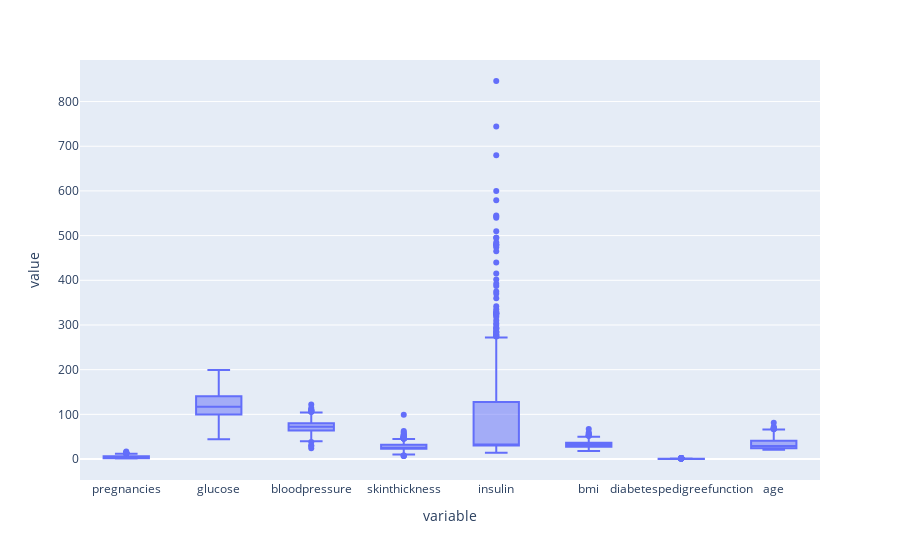

Source (notebook cell):
### Code cell
# Построить распределение для всех числовых переменных
figure = px.box(X)
figure.show()

### Figure 1 — Plotly figure (JSON) as saved in the notebook; plotly's stock layout.template omitted (floating-point values rounded to 4 significant figures; data arrays with more than 128 entries replaced by an {"elided": "..."} marker saying what was removed)
{"data": [{"alignmentgroup": "True", "hovertemplate": "variable=%{x}<br>value=%{y}<extra></extra>", "legendgroup": "", "marker": {"color": "#636efa"}, "name": "", "notched": false, "offsetgroup": "", "orientation": "v", "showlegend": false, "type": "box", "x": {"elided": "6144 str values"}, "x0": " ", "xaxis": "x", "y": {"elided": "6144 float values"}, "y0": " ", "yaxis": "y"}], "layout": {"boxmode": "group", "legend": {"tracegroupgap": 0}, "margin": {"t": 60}, "xaxis": {"anchor": "y", "domain": [0, 1], "title": {"text": "variable"}}, "yaxis": {"anchor": "x", "domain": [0, 1], "title": {"text": "value"}}}}
